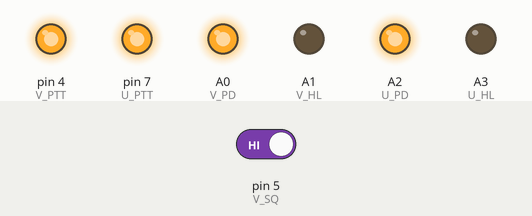
Recording of a sketch running on a simulated Arduino Uno, built with avr-gcc and run on an emulated ATmega328P. On the bench: output pins drawn as LEDs (lit = HIGH). Inputs (shaded band) come from the test bench; at power-on: pin 5 (V_SQ) HIGH. The modem accepts every AT command (registered, SIM ready, sends succeed) and sends nothing else; what the sketch prints to the serial monitor is not drawn.

Above: at 1.5 s.
1.6 s: pin 5 (V_SQ) driven LOW
At 2.7 s:
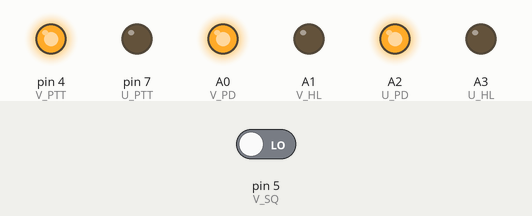
3.1 s: pin 5 (V_SQ) driven HIGH
At 3.8 s:
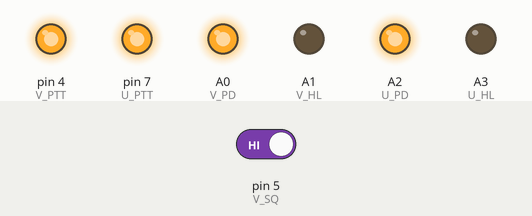
Timing chart, 0 to 6.1 s (numbered marks = the images above; inputs shaded):
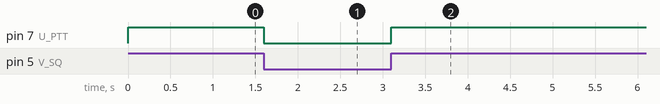

Measured:
- after the input at 1.6 s, pin 7 (U_PTT): HIGH → LOW at once
- after the input at 3.1 s, pin 7 (U_PTT): LOW → HIGH at once

The sketch:

QSL_Repeater.ino
```cpp
#include <SoftwareSerial.h>

// Pin definitions
#define V_PD A0
#define V_HL A1
#define U_PD A2
#define U_HL A3
#define V_TXD 1 //V TXD and RXD are redundant, handled by Serial()
#define V_RXD 0 //
#define U_TXD 2
#define U_RXD 3
#define V_PTT 4
#define V_SQ 5
#define U_SQ 6
#define U_PTT 7

// bandwith in KHz ( 0= 12.5KHz or 1= 25KHz )
int bw = 1;

// squelch level  ( 0 - 8 ); 0 = "open"
int squ = 1;

// rx frequency in MHz
float uplink = 145.7250;

// tx frequency in MHz
float downlink = 434.0000;

// 67.0Hz PL
String plTone = "0001";

//UHF Serial
SoftwareSerial U_Serial(U_TXD, U_RXD); // RX, TX

void setup()
{
  //Setup pins
  pinMode(V_PD, OUTPUT);
  pinMode(V_HL, OUTPUT);
  pinMode(U_PD, OUTPUT);
  pinMode(U_HL, OUTPUT);
  pinMode(V_PTT, OUTPUT);
  pinMode(U_PTT, OUTPUT);
  pinMode(V_SQ, INPUT);
  pinMode(U_SQ, INPUT);

  //Keep modules in powerdown initially during setup
  digitalWrite(V_PD, LOW);
  digitalWrite(U_PD, LOW);

  //Put modules in low power (0.5w) mode
  digitalWrite(V_HL, LOW);
  digitalWrite(U_HL, LOW);

  //Put modules in RX
  digitalWrite(V_PTT, HIGH);
  digitalWrite(U_PTT, HIGH);

  //Setup serial ports
  Serial.begin(9600);
  U_Serial.begin(9600);

  //Powerup modules
  digitalWrite(V_PD, HIGH);
  digitalWrite(U_PD, HIGH);

  //Give some delay for modules to initialize
  delay(100);

  //Configure the modules
  configureModules();
}

void loop()
{
  // put your main code here, to run repeatedly:
  bool vSQSense = digitalRead(V_SQ);

  if(!vSQSense)
  {
    digitalWrite(U_PTT, LOW);
  }
  else
  {
    digitalWrite(U_PTT, HIGH);
  }
}

void configureModules()
{
  // Uplink
    delay(100);
    Serial.print("AT+DMOSETGROUP=");
    Serial.print(bw,1);
    Serial.print(",");
    Serial.print(uplink,4);
    Serial.print(",");
    Serial.print(uplink,4);
    Serial.print(",");
    Serial.print(plTone);
    Serial.print(",");
    Serial.print(squ);
    Serial.print(",");
    Serial.println(plTone);

    Serial.println("AT+DMOSETVOLUME=4");

    // Downlink
    delay(100);
    U_Serial.print("AT+DMOSETGROUP=");
    U_Serial.print(bw,1);
    U_Serial.print(",");
    U_Serial.print(downlink,4);
    U_Serial.print(",");
    U_Serial.print(downlink,4);
    U_Serial.print(",");
    U_Serial.print("0000");
    U_Serial.print(",");
    U_Serial.print(squ);
    U_Serial.print(",");
    U_Serial.println("0000");
}
```
